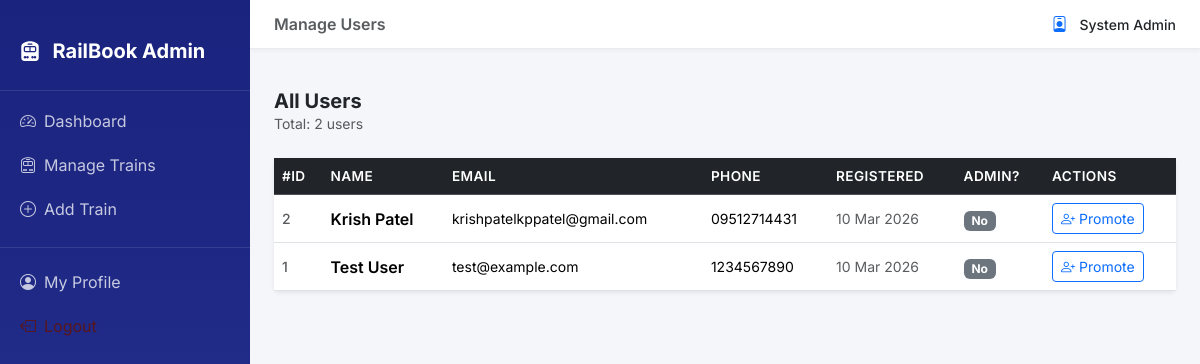
Screenshot of /admin/users (signed in) with the database file from the repository.
### models/admin.py (models this page shows, shortened)
class Admin(db.Model):
    __tablename__ = 'admins'
    id            = db.Column(db.Integer, primary_key=True)
    full_name     = db.Column(db.String(100), nullable=False)
    email         = db.Column(db.String(150), unique=True, nullable=False, index=True)
    password_hash = db.Column(db.String(255), nullable=False)
    created_at    = db.Column(db.DateTime, default=datetime.utcnow)

### models/user.py (models this page shows, shortened)
class User(UserMixin, db.Model):
    __tablename__ = 'users'
    id            = db.Column(db.Integer, primary_key=True)
    full_name     = db.Column(db.String(100), nullable=False)
    email         = db.Column(db.String(150), unique=True, nullable=False, index=True)
    phone         = db.Column(db.String(15), nullable=False)
    password_hash = db.Column(db.String(255), nullable=False)
    created_at    = db.Column(db.DateTime, default=datetime.utcnow)
    bookings = db.relationship('Booking', backref='user', lazy=True,
                               cascade='all, delete-orphan')

### routes/admin.py (the view)
@admin_bp.route('/users')
@admin_required
def view_users():
    users = User.query.order_by(User.created_at.desc()).all()
    admin_emails = [a.email for a in Admin.query.all()]
    admin = get_current_admin()
    return render_template('admin/users.html',
                           users=users,
                           admin_emails=admin_emails,
                           admin=admin)

### routes/admin.py (called while the page is built)
def admin_required(f):
    @wraps(f)
    def decorated(*args, **kwargs):
        if 'admin_id' not in session:
            flash('Please log in as admin to access this page.', 'warning')
            return redirect(url_for('admin_bp.admin_login'))
        return f(*args, **kwargs)
    return decorated

def get_current_admin():
    return Admin.query.get(session.get('admin_id'))

### templates/admin/users.html (shortened to what this page needs)
{% extends 'admin/base_admin.html' %}
{% block page_title %}Manage Users{% endblock %}
{% block content %}
<div class="d-flex justify-content-between align-items-center mb-4">
    <div>
        <h5 class="fw-bold mb-0">All Users</h5>
        <p class="text-muted small mb-0">Total: {{ users|length }} users</p>
    </div>
</div>
{% if users %}
<div class="card border-0 shadow-sm">
    <div class="table-responsive">
        <table class="table table-hover align-middle mb-0">
            <thead class="table-dark">
                <tr>
                    <th>#ID</th>
                    <th>Name</th>
                    <th>Email</th>
                    <th>Phone</th>
                    <th>Registered</th>
                    <th>Admin?</th>
                    <th>Actions</th>
                </tr>
            </thead>
            <tbody>
                {% for user in users %}
                <tr>
                    <td class="text-muted small fw-medium">{{ user.id }}</td>
                    <td class="fw-semibold">{{ user.full_name }}</td>
                    <td class="small">{{ user.email }}</td>
                    <td class="small">{{ user.phone }}</td>
                    <td class="small text-muted">{{ user.created_at.strftime('%d %b %Y') }}</td>
                    <td>
                        {% if user.email in admin_emails %}
                        <span class="badge bg-success">Yes</span>
                        {% else %}
                        <span class="badge bg-secondary">No</span>
                        {% endif %}
                    </td>
                    <td>
                        {% if user.email not in admin_emails %}
                        <form method="POST" action="{{ url_for('admin_bp.promote_user', user_id=user.id) }}"
                            onsubmit="return confirm('Promote {{ user.full_name }} to admin?')">
                            <button type="submit" class="btn btn-sm btn-outline-primary" title="Promote to Admin">
                                <i class="bi bi-person-plus"></i> Promote
                            </button>
                        </form>
                        {% else %}
                        <span class="text-muted small">Already Admin</span>
                        {% endif %}
                    </td>
                </tr>
                {% endfor %}
            </tbody>
        </table>
    </div>
</div>
{% else %}
<div class="text-center py-5">
    <i class="bi bi-people display-1 text-muted opacity-25"></i>
    <h5 class="mt-3 text-muted">No users found</h5>
</div>
{% endif %}
{% endblock %}

### templates/admin/base_admin.html (shortened to what this page needs)
<!DOCTYPE html>
<html lang="en">
<head>
    <link rel="stylesheet" href="https://cdn.jsdelivr.net/npm/bootstrap@5.3.2/dist/css/bootstrap.min.css" />
    <link rel="stylesheet" href="https://cdn.jsdelivr.net/npm/bootstrap-icons@1.11.3/font/bootstrap-icons.css" />
    <link rel="stylesheet" href="{{ url_for('static', filename='css/style.css') }}" />
</head>
<body>
    <nav class="admin-sidebar">
        <div class="brand">
            <i class="bi bi-train-front-fill me-2 fs-5"></i>
            <span class="fw-bold fs-5">RailBook Admin</span>
        </div>
        <ul class="nav flex-column mt-2">
            <li class="nav-item">
                <a class="nav-link {% if request.endpoint == 'admin_bp.dashboard' %}active{% endif %}"
                    href="{{ url_for('admin_bp.dashboard') }}">
                    <i class="bi bi-speedometer2 me-2"></i>Dashboard
                </a>
            </li>
            <li class="nav-item">
                <a class="nav-link {% if request.endpoint in ['admin_bp.view_trains', 'admin_bp.add_train', 'admin_bp.edit_train'] %}active{% endif %}"
                    href="{{ url_for('admin_bp.view_trains') }}">
                    <i class="bi bi-train-front me-2"></i>Manage Trains
                </a>
            </li>
            <li class="nav-item">
                <a class="nav-link {% if request.endpoint == 'admin_bp.add_train' %}active{% endif %}"
                    href="{{ url_for('admin_bp.add_train') }}">
                    <i class="bi bi-plus-circle me-2"></i>Add Train
                </a>
            </li>
            <li class="nav-item mt-3" style="border-top: 1px solid rgba(255,255,255,0.1); padding-top: 12px;">
                <a class="nav-link {% if request.endpoint == 'admin_bp.admin_profile' %}active{% endif %}"
                    href="{{ url_for('admin_bp.admin_profile') }}">
                    <i class="bi bi-person-circle me-2"></i>My Profile
                </a>
            </li>
            <li class="nav-item">
                <a class="nav-link text-danger-emphasis" href="{{ url_for('admin_bp.admin_logout') }}">
                    <i class="bi bi-box-arrow-left me-2"></i>Logout
                </a>
            </li>
        </ul>
    </nav>
    <div class="admin-main">
        <div class="admin-topbar d-flex justify-content-between align-items-center">
            <span class="fw-semibold text-muted">
                {% block page_title %}Admin Panel{% endblock %}
            </span>
            <div class="d-flex align-items-center gap-2">
                <i class="bi bi-person-badge text-primary me-1"></i>
                <span class="small fw-medium">{{ session.get('admin_name', 'Admin') }}</span>
            </div>
        </div>
        <div class="px-4 pt-3">
        </div>
        <div class="admin-content">
            {% block content %}{% endblock %}
        </div>
    </div>
</body>
</html>

### static/css/style.css (style rules this page uses)
:root { --primary: #1a237e; --primary-light: #3949ab; --accent: #ff6f00; --accent-hover: #e65100; --success: #2e7d32; --surface: #ffffff; --bg: #f4f6f9; --text: #212529; --muted: #6c757d; --border: #dee2e6; --shadow: 0 2px 16px rgba(0, 0, 0, 0.08); --radius: 12px; --radius-sm: 8px; --font: 'Inter', sans-serif; }
*, *::before, *::after { box-sizing: border-box; }
body { font-family: var(--font); background: var(--bg); color: var(--text); min-height: 100vh; display: flex; flex-direction: column; }
h1, h2, h3, h4, h5, h6 { font-weight: 600; }
.table th { font-weight: 600; font-size: 0.85rem; text-transform: uppercase; letter-spacing: 0.03em; }
.table tbody tr { transition: background 0.15s; }

### templates/admin/base_admin.html (style rules this page uses)
body { font-family: 'Inter', sans-serif; background: #f4f6f9; }
.admin-sidebar { min-height: 100vh; width: 250px; background: linear-gradient(180deg, #1a237e 0%, #283593 100%); position: fixed; top: 0; left: 0; z-index: 1000; padding-top: 20px; transition: transform 0.3s; }
.admin-sidebar .brand { color: #fff; padding: 16px 20px 24px; border-bottom: 1px solid rgba(255, 255, 255, 0.1); }
.admin-sidebar .nav-link { color: rgba(255, 255, 255, 0.75); padding: 10px 20px; border-radius: 0 8px 8px 0; margin-right: 12px; transition: all 0.2s; }
.admin-sidebar .nav-link i { width: 22px; }
.admin-main { margin-left: 250px; min-height: 100vh; }
.admin-topbar { background: #fff; border-bottom: 1px solid #e9ecef; padding: 12px 24px; box-shadow: 0 2px 4px rgba(0, 0, 0, 0.04); }
.admin-content { padding: 24px; }

### rows the page displays
Admin: get "System Admin"
User: id "2", full_name "Krish Patel", email "krishpatelkppatel@gmail.com", phone "09512714431", created_at "10 Mar 2026", shows "No"
User: id "1", full_name "Test User", email "test@example.com", phone "1234567890", created_at "10 Mar 2026", shows "No"

### other values shown
{{ users|length }} "2"
